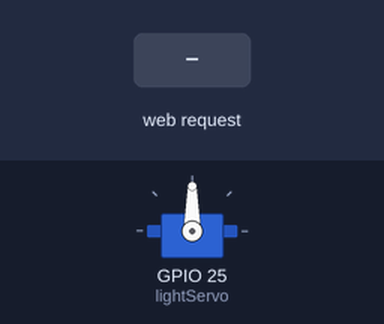
This sketch was run on a simulated ESP32. Parts: servo. The inputs (shaded band) are chosen by the test bench. What the sketch prints to the serial monitor is not drawn.

Above: at 1.3 s.
1.4 s: HTTP request GET /servo_0 received
At 2.5 s:
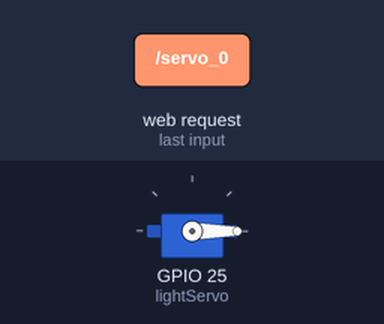
2.9 s: HTTP request GET /servo_90 received
At 3.7 s:
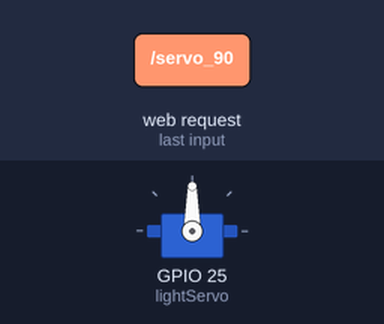
Timing chart, 0 to 5.9 s (numbered marks = the images above; inputs shaded):
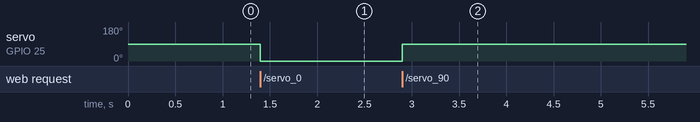

The sketch:

servoControlByWebServo.ino
```cpp
#include <Servo.h>
#include <WiFi.h>
#include <WiFiClient.h>
#include <WiFiServer.h>
#include <WebServer.h>

Servo lightServo;
String servoState = "待机";

const char* ssid = "ESP32";
const char* password = "12345678";

WebServer server(80);


String HTML = "<!DOCTYPE html>\
<html>\
<body>\
<meta charset = \"utf-8\">\
<style> html{text-align:center;}</style>\
<h1>ESP32 Web Server</h1>\
<p>GPIO 25 - " + servoState + "</p>\
<p><a href =\"/servo_0\"><button>0度</button></a></p>\
<p><a href =\"/servo_90\"><button>90度</button></a></p>\
</body>\
</html>";

void setup() {
  Serial.begin(115200);
  Serial.println();
  Serial.println("Configuring access point...");
  WiFi.softAP(ssid,password);
  IPAddress myIP = WiFi.softAPIP();
  Serial.print("ESP32 AP IP address:  ");
  Serial.println(myIP);
  Serial.println();

  lightServo.attach(25);

  server.on("/", handle_root);
  server.on("/servo_0",handle_servo_0);
  server.on("/servo_90",handle_servo_90);

  server.begin();
  Serial.println("HTTP server started");
  delay(100);
}

void loop() {
  server.handleClient();
}

// Handle root url (/)
void handle_root() {
  server.send(200, "text/html", HTML);
}
void handle_servo_0(){
  lightServo.write(0);
  servoState = "ON";
  server.send(200, "text/html", HTML);
}
void handle_servo_90(){
  lightServo.write(90);
  servoState = "90";
  server.send(200, "text/html", HTML);
}
```

Measured:
- after the input at 1.4 s, servo on GPIO 25 (lightServo): 90° → 0° at once
- after the input at 2.9 s, servo on GPIO 25 (lightServo): 0° → 90° at once
